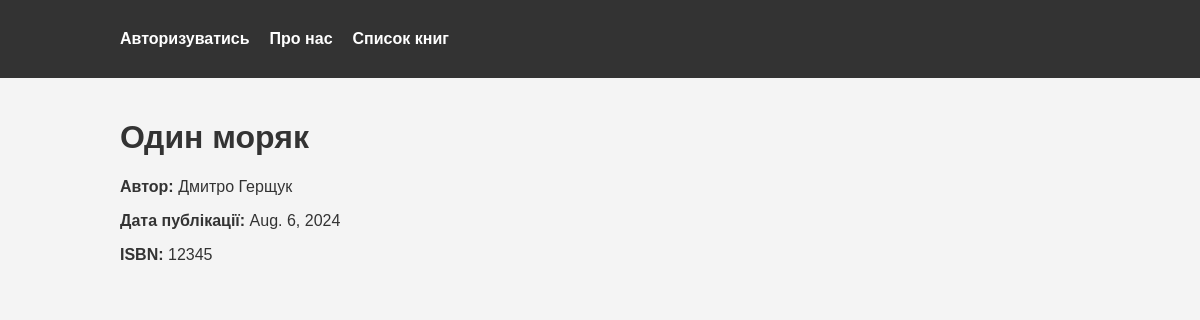
Screenshot of /book/1/ with the database file from the repository.
### Book/models.py (models this page shows, shortened)
class Book(models.Model):
    title = models.CharField(max_length=30)
    author = models.CharField(max_length=30)
    published_date = models.DateField()
    isbn = models.PositiveIntegerField()

### Book/views.py (the view)
# urls.py: path('<int:pk>/', BookDetailView.as_view(), name='book_detail'),  # URL для деталей книги
class BookDetailView(DetailView):
    model = Book
    template_name = 'book_detail.html'
    context_object_name = 'book'
    def get_context_data(self, **kwargs):
        context = super().get_context_data()
        context['related_books'] = Book.objects.filter(author=self.object.author).exclude(id=self.object.id)
        return context

### templates/book_detail.html (shortened to what this page needs)
{% extends 'base.html' %}
{% block content %}
    <h1>{{ book.title }}</h1>
    <p><strong>Автор:</strong> {{ book.author }}</p>
    <p><strong>Дата публікації:</strong> {{ book.published_date }}</p>
    <p><strong>ISBN:</strong> {{ book.isbn }}</p>
{% endblock %}

### static/css/styles.css (style rules this page uses)
body { font-family: Arial, sans-serif; margin: 0; padding: 0; background-color: #f4f4f4; color: #333; }

### rows the page displays
Book: title "Один моряк", author "Дмитро Герщук", published_date "Aug. 6, 2024", isbn "12345"
